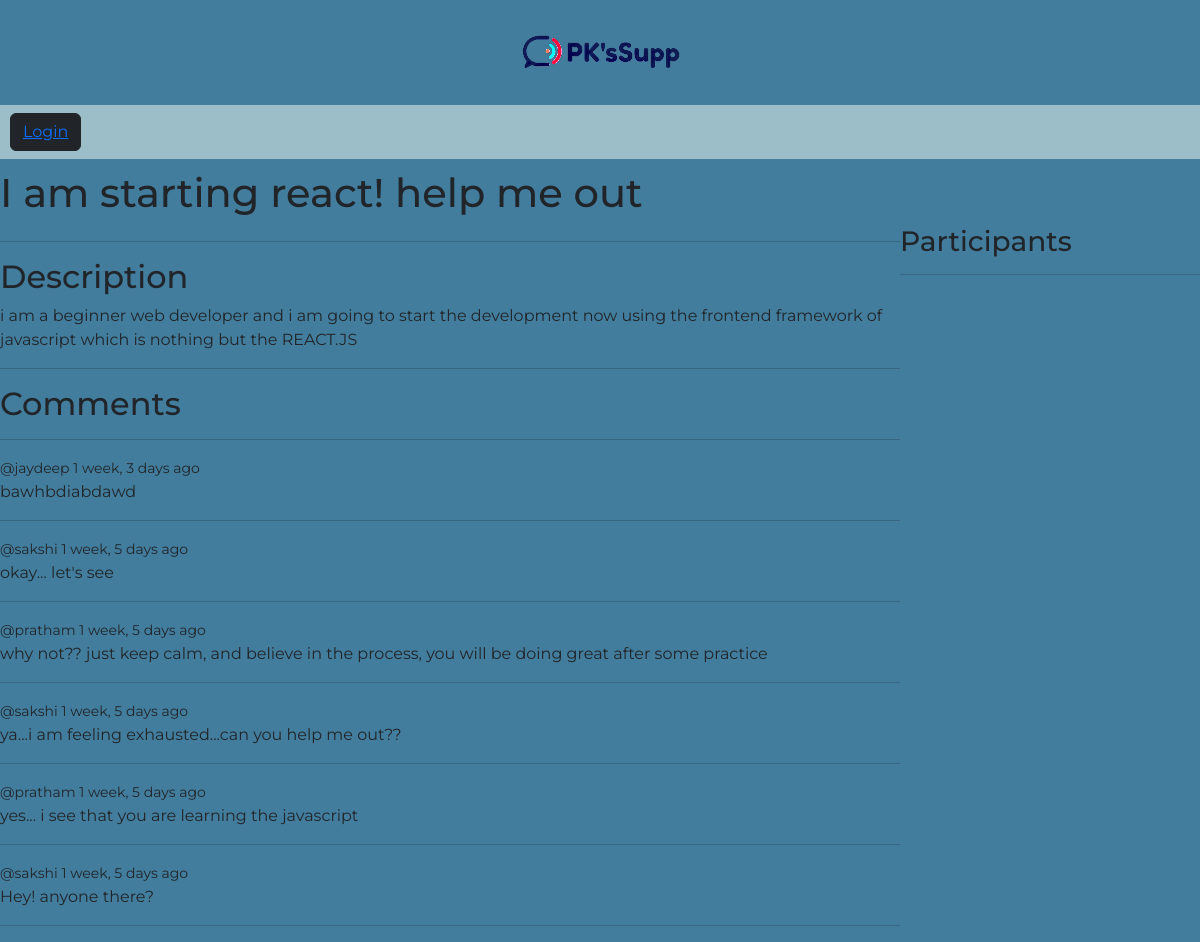
The app's page /room_page/4/ with its own data.
### base/models.py (models this page shows, shortened)
class Room(models.Model):
    host = models.ForeignKey(User, on_delete=models.SET_NULL, null=True)
    topic = models.ForeignKey(Topic, on_delete=models.SET_NULL, null=True)
    name = models.CharField(max_length=200)
    description = models.TextField(null=True, blank=True)
    participants = models.ManyToManyField(User, related_name="participants", blank=True)
    updated = models.DateTimeField(auto_now=True)
    created = models.DateTimeField(auto_now_add=True)
    class Meta:
        ordering = ["-updated", "-created"]

class Message(models.Model):
    user = models.ForeignKey(User, on_delete=models.CASCADE)
    room = models.ForeignKey(Room, on_delete=models.CASCADE)
    body = models.TextField()
    updated = models.DateTimeField(auto_now=True)
    created = models.DateTimeField(auto_now_add=True)
    class Meta:
        ordering = ["-updated", "-created"]

### base/views.py (the view)
# urls.py: path("room_page/<str:pk>/", views.room, name="room"),
def room(request, pk):
    room = Room.objects.get(id=pk)
    room_messages = room.message_set.all()
    participants = room.participants.all()
    if request.method == "POST":
        message = Message.objects.create(
            user=request.user, room=room, body=request.POST.get("body")
        )
        room.participants.add(request.user)
        return redirect("room", pk=room.id)
    context = {
        "room": room,
        "room_messages": room_messages,
        "participants": participants,
    }
    return render(request, "base/room.html", context)

### base/templates/base/room.html (shortened to what this page needs)
{% extends 'main.html' %} {% block content %}
<h1>{{room.name}}</h1>
<div class="room-container">
  <div>
    <hr />
    <h2>Description</h2>
    <p>{{room.description}}</p>
    <hr />
    <h2>Comments</h2>
    <hr />
    {% for message in room_messages %}
    <div>
      <small>@{{message.user}} {{message.created|timesince}} ago</small>
      <p>{{message.body}}</p>
      <hr />
    </div>
    {% endfor %}
  </div>
  <div>
    <h3>Participants</h3>
    <hr />
  </div>
</div>
 {% endblock content %}

### templates/main.html (shortened to what this page needs)
<!DOCTYPE html>
{% load static %}
<html lang="en">
  <head>
    <link rel="stylesheet" href="{% static 'styles/main.css' %}" />
  </head>
  <body class="body">
    {% include 'nav.html' %} {% block content %} {% endblock %}
  </body>
</html>

### templates/nav.html (shortened to what this page needs)
<!DOCTYPE html>
{% load static %}
<html lang="en">
  <head>
    <link
      href="https://cdn.jsdelivr.net/npm/bootstrap@5.3.0-alpha3/dist/css/bootstrap.min.css"
      rel="stylesheet"
    />
    <link rel="stylesheet" href="{% static 'styles/nav.css' %}" />
  </head>
  <body>
    <div class="main-logo">
      <a href="/" class="main-logo-link"
        ><img src="{% static 'images/logo.png' %}" alt=""
      /></a>
    </div>
    <nav class="navbar navigation-bar">
      {% if request.user.is_authenticated %}
      <p class="greeting">Hello {{request.user}}</p>
      <button type="button" class="btn btn-dark logout-button">
        <a class="login-anchor" href="{% url 'logout' %}">Logout</a>
      </button>
      {% else %}
      <button type="button" class="btn btn-dark login-button">
        <a class="lgin-anchor" href="{% url 'login' %}">Login</a>
      </button>
      {% endif %}
    </nav>
  </body>
</html>

### static/styles/main.css (style rules this page uses)
.body { font-family: "Montserrat"; background-color: #427d9d; margin: 0; }

### static/styles/nav.css (style rules this page uses)
.main-logo { background-color: #427d9d; font-size: 2.5rem; padding: 20px; text-align: center; }
.main-logo-link { color: black; text-decoration: none; }
.navigation-bar { background-color: #9bbec8; color: black; margin-bottom: 10px; }
.login-button { margin-top: 0px; margin-left: 10px; }

### base/templates/base/room.html (style rules this page uses)
.room-container { display: grid; grid-template-columns: 3fr 1fr; }

### records on screen
Room: name "I am starting react! help me out", description "i am a beginner web developer and i am going to start the development now using the frontend framework of javascript which is nothing but the REACT.JS"
Message: user "jaydeep", created "1 week, 3 days", body "bawhbdiabdawd"
Message: user "sakshi", created "1 week, 5 days", body "okay... let's see"
Message: user "pratham", created "1 week, 5 days", body "why not?? just keep calm, and believe in the process, you will be doing great after some practice"
Message: user "sakshi", created "1 week, 5 days", body "ya...i am feeling exhausted...can you help me out??"
Message: user "pratham", created "1 week, 5 days", body "yes... i see that you are learning the javascript"
Message: user "sakshi", created "1 week, 5 days", body "Hey! anyone there?"
